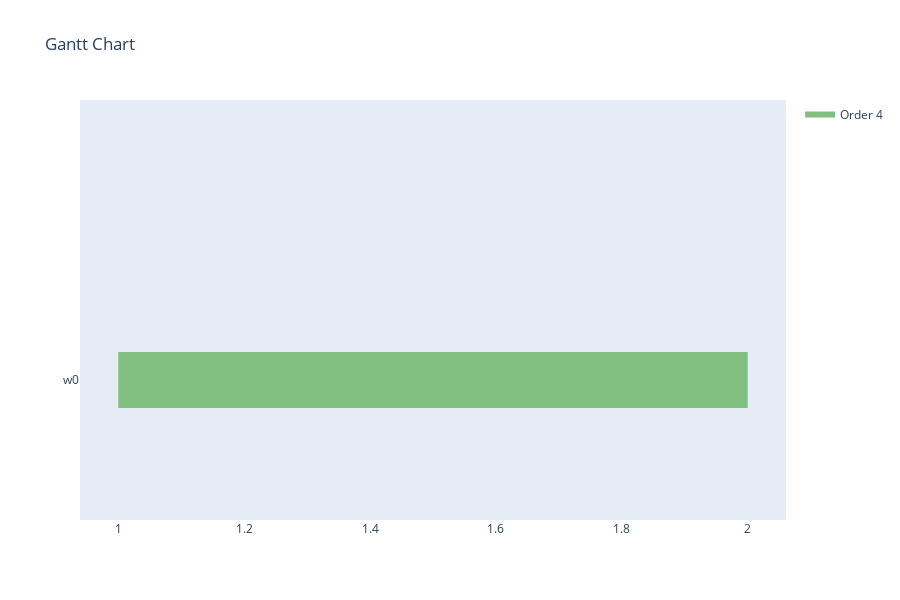

This figure's notebook cell:
### Code cell
#TODO: current solution could be a result of either a) bug in schedule building (more likely) or b) lack of feasibility checks, since they shouldn't be necessary
visualize_schedule_demo(schedule, env, orders)

### Figure 1 — Plotly figure (JSON) as saved in the notebook; plotly's stock layout.template omitted (floating-point values rounded to 4 significant figures; data arrays with more than 128 entries replaced by an {"elided": "..."} marker saying what was removed)
{"data": [{"fill": "toself", "fillcolor": "rgb(128, 191, 128)", "hoverinfo": "name", "legendgroup": "rgb(128, 191, 128)", "mode": "none", "name": "Order 4", "type": "scatter", "x": {"elided": "199 int values"}, "y": {"elided": "199 float values"}}, {"legendgroup": "rgb(128, 191, 128)", "marker": {"color": "rgb(128, 191, 128)", "opacity": 0, "size": 1}, "mode": "markers", "name": "", "showlegend": false, "text": [null, null, null, null, null, null, null, null, null, null, null, null, null, null, null, null, null, null, null, null, null, null, null, null, null, null, null, null, null, null, null, null, null, null, null, null, null, null, null, null, null, null, null, null, null, null, null, null, null, null, null, null, null, null, null, null, null, null, null, null, null, null, null, null, null, null, null, null, null, null, null, null, null, null, null, null, null, null, null, null], "type": "scatter", "x": [1, 2, 1, 2, 1, 2, 1, 2, 1, 2, 1, 2, 1, 2, 1, 2, 1, 2, 1, 2, 1, 2, 1, 2, 1, 2, 1, 2, 1, 2, 1, 2, 1, 2, 1, 2, 1, 2, 1, 2, 1, 2, 1, 2, 1, 2, 1, 2, 1, 2, 1, 2, 1, 2, 1, 2, 1, 2, 1, 2, 1, 2, 1, 2, 1, 2, 1, 2, 1, 2, 1, 2, 1, 2, 1, 2, 1, 2, 1, 2], "y": [0, 0, 0, 0, 0, 0, 0, 0, 0, 0, 0, 0, 0, 0, 0, 0, 0, 0, 0, 0, 0, 0, 0, 0, 0, 0, 0, 0, 0, 0, 0, 0, 0, 0, 0, 0, 0, 0, 0, 0, 0, 0, 0, 0, 0, 0, 0, 0, 0, 0, 0, 0, 0, 0, 0, 0, 0, 0, 0, 0, 0, 0, 0, 0, 0, 0, 0, 0, 0, 0, 0, 0, 0, 0, 0, 0, 0, 0, 0, 0]}], "layout": {"height": 600, "hovermode": "closest", "showlegend": true, "title": {"text": "Gantt Chart"}, "xaxis": {"rangeselector": {"buttons": [{"count": 7, "label": "1w", "step": "day", "stepmode": "backward"}, {"count": 1, "label": "1m", "step": "month", "stepmode": "backward"}, {"count": 6, "label": "6m", "step": "month", "stepmode": "backward"}, {"count": 1, "label": "YTD", "step": "year", "stepmode": "todate"}, {"count": 1, "label": "1y", "step": "year", "stepmode": "backward"}, {"step": "all"}]}, "showgrid": false, "type": "linear", "zeroline": false}, "yaxis": {"autorange": false, "range": [-1, 2], "showgrid": false, "ticktext": ["w0"], "tickvals": [0], "zeroline": false}}}
